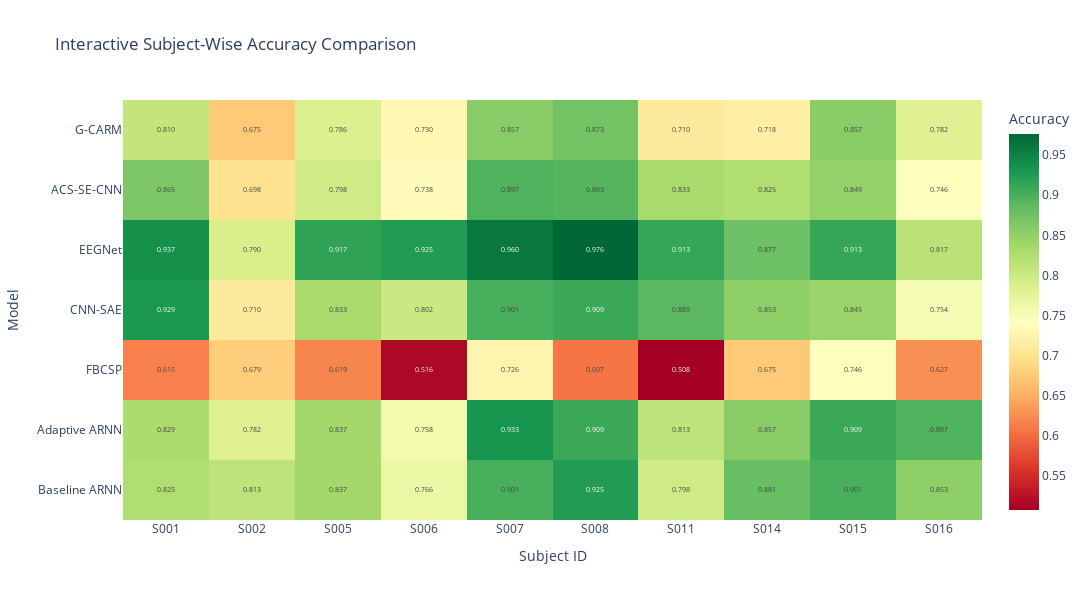
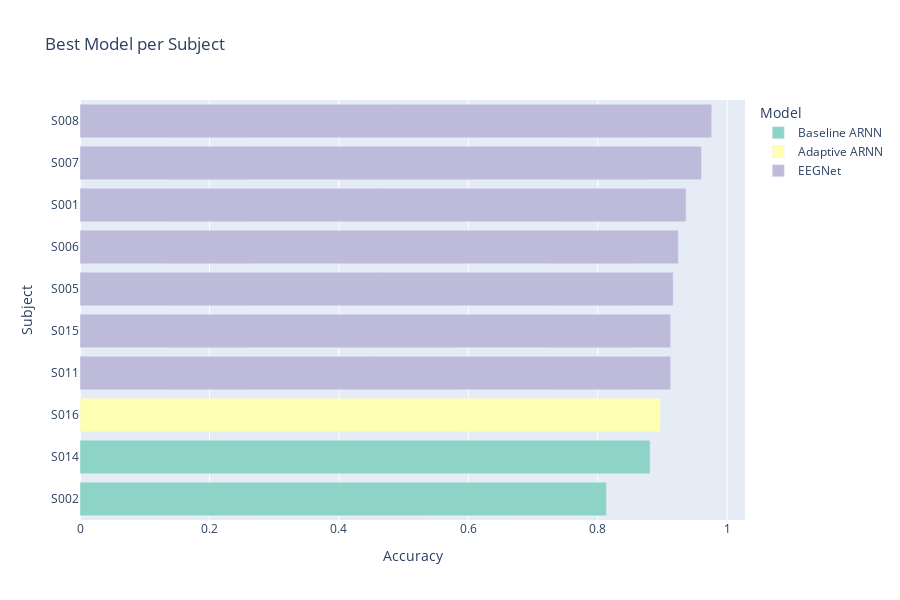
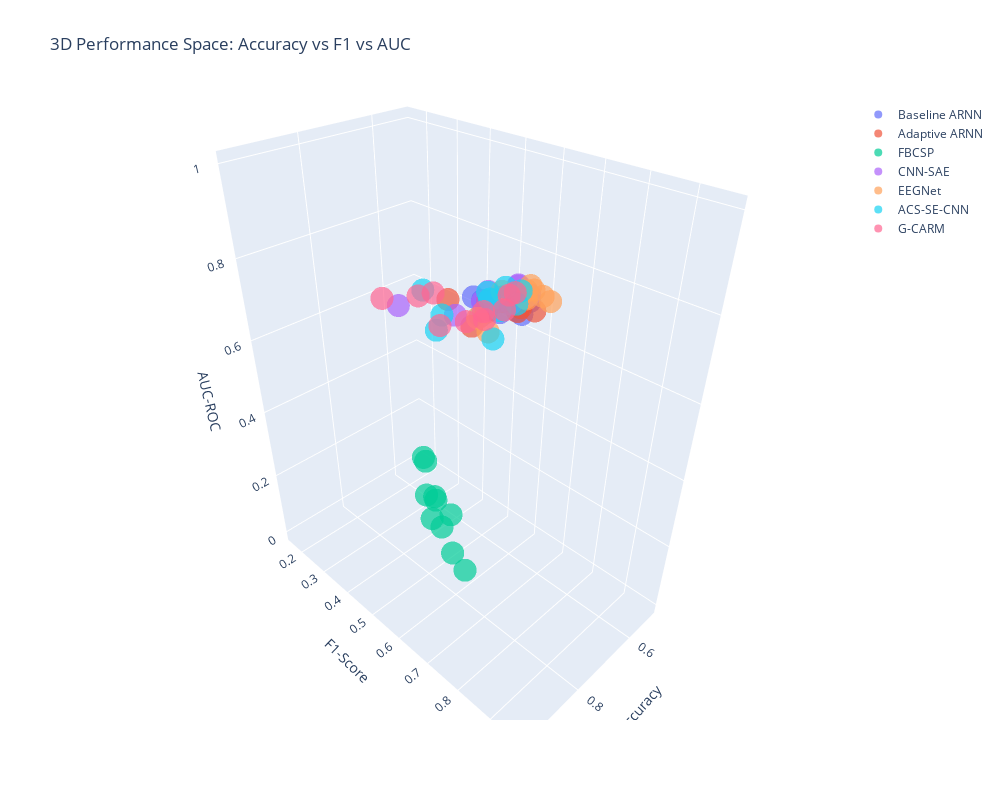

The code cell stored with these charts, in order, in its notebook:
### Markdown cell above
## 14. Interactive Plotly Visualizations (if available)

### Code cell
if PLOTLY_AVAILABLE:
    print("Creating interactive visualizations with Plotly...\n")
    
    fig = go.Figure(data=go.Heatmap(
        z=heatmap_data.T.values,
        x=heatmap_data.index,
        y=heatmap_data.columns,
        colorscale='RdYlGn',
        text=[[f'{val:.3f}' for val in row] for row in heatmap_data.T.values],
        texttemplate='%{text}',
        textfont={"size": 7},
        colorbar=dict(title="Accuracy"),
        hovertemplate='Subject: %{x}<br>Model: %{y}<br>Accuracy: %{z:.4f}<extra></extra>'
    ))
    
    fig.update_layout(
        title='Interactive Subject-Wise Accuracy Comparison',
        xaxis_title='Subject ID',
        yaxis_title='Model',
        height=600,
        width=max(1200, len(all_subjects) * 15)
    )
    
    fig.write_html('results/subject_wise_heatmap_interactive.html')
    fig.show()
    
    print("Interactive heatmap saved to 'results/subject_wise_heatmap_interactive.html'")
    
    fig = px.bar(subject_wise_df.sort_values('Best_Accuracy', ascending=True),
                 y='Subject',
                 x='Best_Accuracy',
                 color='Best_Model',
                 orientation='h',
                 title='Best Model per Subject',
                 labels={'Best_Accuracy': 'Accuracy', 'Best_Model': 'Model'},
                 hover_data=['Best_Accuracy', 'Accuracy_Range'],
                 height=max(600, len(all_subjects) * 15),
                 color_discrete_sequence=px.colors.qualitative.Set3)
    
    fig.update_layout(yaxis={'categoryorder': 'total ascending'})
    fig.write_html('results/best_model_per_subject.html')
    fig.show()
    
    print("Best model per subject visualization saved to 'results/best_model_per_subject.html'")
    
    fig = go.Figure()
    for model_name, df in full_results.items():
        fig.add_trace(go.Scatter3d(
            x=df['accuracy'],
            y=df['f1_score'],
            z=df['auc_roc'],
            mode='markers',
            name=model_name,
            marker=dict(size=8, opacity=0.7),
            text=df['subject'],
            hovertemplate='<b>%{text}</b><br>Acc: %{x:.3f}<br>F1: %{y:.3f}<br>AUC: %{z:.3f}<extra></extra>'
        ))
    
    fig.update_layout(
        title='3D Performance Space: Accuracy vs F1 vs AUC',
        scene=dict(
            xaxis_title='Accuracy',
            yaxis_title='F1-Score',
            zaxis_title='AUC-ROC'
        ),
        height=800,
        width=1000
    )
    
    fig.write_html('results/performance_3d_scatter.html')
    fig.show()
    
    print("3D scatter plot saved to 'results/performance_3d_scatter.html'")
else:
    print("Plotly not available. Skipping interactive visualizations.")
    print("Install plotly with: pip install plotly")

### Figure 1 — Plotly figure (JSON) as saved in the notebook; plotly's stock layout.template omitted (floating-point values rounded to 4 significant figures)
{"data": [{"colorbar": {"title": {"text": "Accuracy"}}, "colorscale": [[0, "rgb(165,0,38)"], [0.1, "rgb(215,48,39)"], [0.2, "rgb(244,109,67)"], [0.3, "rgb(253,174,97)"], [0.4, "rgb(254,224,139)"], [0.5, "rgb(255,255,191)"], [0.6, "rgb(217,239,139)"], [0.7, "rgb(166,217,106)"], [0.8, "rgb(102,189,99)"], [0.9, "rgb(26,152,80)"], [1, "rgb(0,104,55)"]], "hovertemplate": "Subject: %{x}<br>Model: %{y}<br>Accuracy: %{z:.4f}<extra></extra>", "text": [["0.825", "0.813", "0.837", "0.766", "0.901", "0.925", "0.798", "0.881", "0.901", "0.853"], ["0.829", "0.782", "0.837", "0.758", "0.933", "0.909", "0.813", "0.857", "0.909", "0.897"], ["0.615", "0.679", "0.619", "0.516", "0.726", "0.607", "0.508", "0.675", "0.746", "0.627"], ["0.929", "0.710", "0.833", "0.802", "0.901", "0.909", "0.889", "0.853", "0.845", "0.754"], ["0.937", "0.790", "0.917", "0.925", "0.960", "0.976", "0.913", "0.877", "0.913", "0.817"], ["0.865", "0.698", "0.798", "0.738", "0.897", "0.893", "0.833", "0.825", "0.849", "0.746"], ["0.810", "0.675", "0.786", "0.730", "0.857", "0.873", "0.710", "0.718", "0.857", "0.782"]], "textfont": {"size": 7}, "texttemplate": "%{text}", "type": "heatmap", "x": ["S001", "S002", "S005", "S006", "S007", "S008", "S011", "S014", "S015", "S016"], "y": ["Baseline ARNN", "Adaptive ARNN", "FBCSP", "CNN-SAE", "EEGNet", "ACS-SE-CNN", "G-CARM"], "z": [[0.8254, 0.8135, 0.8373, 0.7659, 0.9008, 0.9246, 0.7976, 0.881, 0.9008, 0.8532], [0.8294, 0.7817, 0.8373, 0.7579, 0.9325, 0.9087, 0.8135, 0.8571, 0.9087, 0.8968], [0.6151, 0.6786, 0.619, 0.5159, 0.7262, 0.6071, 0.5079, 0.6746, 0.746, 0.627], [0.9286, 0.7103, 0.8333, 0.8016, 0.9008, 0.9087, 0.8889, 0.8532, 0.8452, 0.754], [0.9365, 0.7897, 0.9167, 0.9246, 0.9603, 0.9762, 0.9127, 0.877, 0.9127, 0.8175], [0.8651, 0.6984, 0.7976, 0.7381, 0.8968, 0.8929, 0.8333, 0.8254, 0.8492, 0.746], [0.8095, 0.6746, 0.7857, 0.7302, 0.8571, 0.873, 0.7103, 0.7183, 0.8571, 0.7817]]}], "layout": {"height": 600, "title": {"text": "Interactive Subject-Wise Accuracy Comparison"}, "width": 1200, "xaxis": {"title": {"text": "Subject ID"}}, "yaxis": {"title": {"text": "Model"}}}}

### Figure 2 — Plotly figure (JSON) as saved in the notebook; plotly's stock layout.template omitted (floating-point values rounded to 4 significant figures)
{"data": [{"customdata": [[0.1389], [0.2063]], "hovertemplate": "Model=Baseline ARNN<br>Accuracy=%{x}<br>Subject=%{y}<br>Accuracy_Range=%{customdata[0]}<extra></extra>", "legendgroup": "Baseline ARNN", "marker": {"color": "rgb(141,211,199)", "pattern": {"shape": ""}}, "name": "Baseline ARNN", "orientation": "h", "showlegend": true, "textposition": "auto", "type": "bar", "x": [0.8135, 0.881], "xaxis": "x", "y": ["S002", "S014"], "yaxis": "y"}, {"customdata": [[0.2698]], "hovertemplate": "Model=Adaptive ARNN<br>Accuracy=%{x}<br>Subject=%{y}<br>Accuracy_Range=%{customdata[0]}<extra></extra>", "legendgroup": "Adaptive ARNN", "marker": {"color": "rgb(255,255,179)", "pattern": {"shape": ""}}, "name": "Adaptive ARNN", "orientation": "h", "showlegend": true, "textposition": "auto", "type": "bar", "x": [0.8968], "xaxis": "x", "y": ["S016"], "yaxis": "y"}, {"customdata": [[0.4048], [0.1667], [0.2976], [0.4087], [0.3214], [0.2341], [0.369]], "hovertemplate": "Model=EEGNet<br>Accuracy=%{x}<br>Subject=%{y}<br>Accuracy_Range=%{customdata[0]}<extra></extra>", "legendgroup": "EEGNet", "marker": {"color": "rgb(190,186,218)", "pattern": {"shape": ""}}, "name": "EEGNet", "orientation": "h", "showlegend": true, "textposition": "auto", "type": "bar", "x": [0.9127, 0.9127, 0.9167, 0.9246, 0.9365, 0.9603, 0.9762], "xaxis": "x", "y": ["S011", "S015", "S005", "S006", "S001", "S007", "S008"], "yaxis": "y"}], "layout": {"barmode": "relative", "height": 600, "legend": {"title": {"text": "Model"}, "tracegroupgap": 0}, "title": {"text": "Best Model per Subject"}, "xaxis": {"anchor": "y", "domain": [0, 1], "title": {"text": "Accuracy"}}, "yaxis": {"anchor": "x", "categoryorder": "total ascending", "domain": [0, 1], "title": {"text": "Subject"}}}}

### Figure 3 — Plotly figure (JSON) as saved in the notebook; plotly's stock layout.template omitted (floating-point values rounded to 4 significant figures)
{"data": [{"hovertemplate": "<b>%{text}</b><br>Acc: %{x:.3f}<br>F1: %{y:.3f}<br>AUC: %{z:.3f}<extra></extra>", "marker": {"opacity": 0.7, "size": 8}, "mode": "markers", "name": "Baseline ARNN", "text": ["S001", "S002", "S005", "S006", "S007", "S008", "S011", "S014", "S015", "S016"], "type": "scatter3d", "x": [0.8254, 0.8135, 0.8373, 0.7659, 0.9008, 0.9246, 0.7976, 0.881, 0.9008, 0.8532], "y": [0.7281, 0.6861, 0.7492, 0.6365, 0.8493, 0.8865, 0.6478, 0.8264, 0.8525, 0.7639], "z": [0.8566, 0.8367, 0.87, 0.7681, 0.9258, 0.9466, 0.8245, 0.892, 0.9036, 0.8557]}, {"hovertemplate": "<b>%{text}</b><br>Acc: %{x:.3f}<br>F1: %{y:.3f}<br>AUC: %{z:.3f}<extra></extra>", "marker": {"opacity": 0.7, "size": 8}, "mode": "markers", "name": "Adaptive ARNN", "text": ["S001", "S002", "S005", "S006", "S007", "S008", "S011", "S014", "S015", "S016"], "type": "scatter3d", "x": [0.8294, 0.7817, 0.8373, 0.7579, 0.9325, 0.9087, 0.8135, 0.8571, 0.9087, 0.8968], "y": [0.7133, 0.5629, 0.7538, 0.6059, 0.9033, 0.8629, 0.6956, 0.7698, 0.8562, 0.8404], "z": [0.851, 0.7831, 0.8759, 0.7309, 0.9403, 0.9337, 0.816, 0.8799, 0.9195, 0.9025]}, {"hovertemplate": "<b>%{text}</b><br>Acc: %{x:.3f}<br>F1: %{y:.3f}<br>AUC: %{z:.3f}<extra></extra>", "marker": {"opacity": 0.7, "size": 8}, "mode": "markers", "name": "FBCSP", "text": ["S001", "S002", "S005", "S006", "S007", "S008", "S011", "S014", "S015", "S016"], "type": "scatter3d", "x": [0.6151, 0.6786, 0.619, 0.5159, 0.7262, 0.6071, 0.5079, 0.6746, 0.746, 0.627], "y": [0.3294, 0.4209, 0.2938, 0.1787, 0.5114, 0.3159, 0.1599, 0.3775, 0.5773, 0.4035], "z": [0.0, 0.0, 0.0, 0.0, 0.0, 0.0, 0.0, 0.0, 0.0, 0.0]}, {"hovertemplate": "<b>%{text}</b><br>Acc: %{x:.3f}<br>F1: %{y:.3f}<br>AUC: %{z:.3f}<extra></extra>", "marker": {"opacity": 0.7, "size": 8}, "mode": "markers", "name": "CNN-SAE", "text": ["S001", "S002", "S005", "S006", "S007", "S008", "S011", "S014", "S015", "S016"], "type": "scatter3d", "x": [0.9286, 0.7103, 0.8333, 0.8016, 0.9008, 0.9087, 0.8889, 0.8532, 0.8452, 0.754], "y": [0.8886, 0.3236, 0.7339, 0.6746, 0.8429, 0.8493, 0.8188, 0.7574, 0.7292, 0.5553], "z": [0.9594, 0.6565, 0.8557, 0.8256, 0.9507, 0.9537, 0.9052, 0.882, 0.8805, 0.7349]}, {"hovertemplate": "<b>%{text}</b><br>Acc: %{x:.3f}<br>F1: %{y:.3f}<br>AUC: %{z:.3f}<extra></extra>", "marker": {"opacity": 0.7, "size": 8}, "mode": "markers", "name": "EEGNet", "text": ["S001", "S002", "S005", "S006", "S007", "S008", "S011", "S014", "S015", "S016"], "type": "scatter3d", "x": [0.9365, 0.7897, 0.9167, 0.9246, 0.9603, 0.9762, 0.9127, 0.877, 0.9127, 0.8175], "y": [0.9025, 0.6519, 0.8731, 0.8865, 0.9387, 0.9643, 0.8703, 0.7884, 0.8676, 0.7052], "z": [0.9749, 0.7785, 0.9566, 0.9726, 0.9862, 0.9932, 0.9409, 0.9124, 0.9418, 0.781]}, {"hovertemplate": "<b>%{text}</b><br>Acc: %{x:.3f}<br>F1: %{y:.3f}<br>AUC: %{z:.3f}<extra></extra>", "marker": {"opacity": 0.7, "size": 8}, "mode": "markers", "name": "ACS-SE-CNN", "text": ["S001", "S002", "S005", "S006", "S007", "S008", "S011", "S014", "S015", "S016"], "type": "scatter3d", "x": [0.8651, 0.6984, 0.7976, 0.7381, 0.8968, 0.8929, 0.8333, 0.8254, 0.8492, 0.746], "y": [0.7859, 0.4566, 0.6836, 0.4408, 0.838, 0.8423, 0.7219, 0.7246, 0.7612, 0.489], "z": [0.9148, 0.6773, 0.8465, 0.746, 0.9148, 0.9375, 0.8591, 0.7773, 0.8568, 0.6709]}, {"hovertemplate": "<b>%{text}</b><br>Acc: %{x:.3f}<br>F1: %{y:.3f}<br>AUC: %{z:.3f}<extra></extra>", "marker": {"opacity": 0.7, "size": 8}, "mode": "markers", "name": "G-CARM", "text": ["S001", "S002", "S005", "S006", "S007", "S008", "S011", "S014", "S015", "S016"], "type": "scatter3d", "x": [0.8095, 0.6746, 0.7857, 0.7302, 0.8571, 0.873, 0.7103, 0.7183, 0.8571, 0.7817], "y": [0.6883, 0.2197, 0.6633, 0.4646, 0.8, 0.8009, 0.4622, 0.4027, 0.7779, 0.6138], "z": [0.7974, 0.625, 0.7953, 0.7448, 0.9072, 0.9087, 0.6582, 0.7117, 0.8677, 0.7534]}], "layout": {"height": 800, "scene": {"xaxis": {"title": {"text": "Accuracy"}}, "yaxis": {"title": {"text": "F1-Score"}}, "zaxis": {"title": {"text": "AUC-ROC"}}}, "title": {"text": "3D Performance Space: Accuracy vs F1 vs AUC"}, "width": 1000}}
